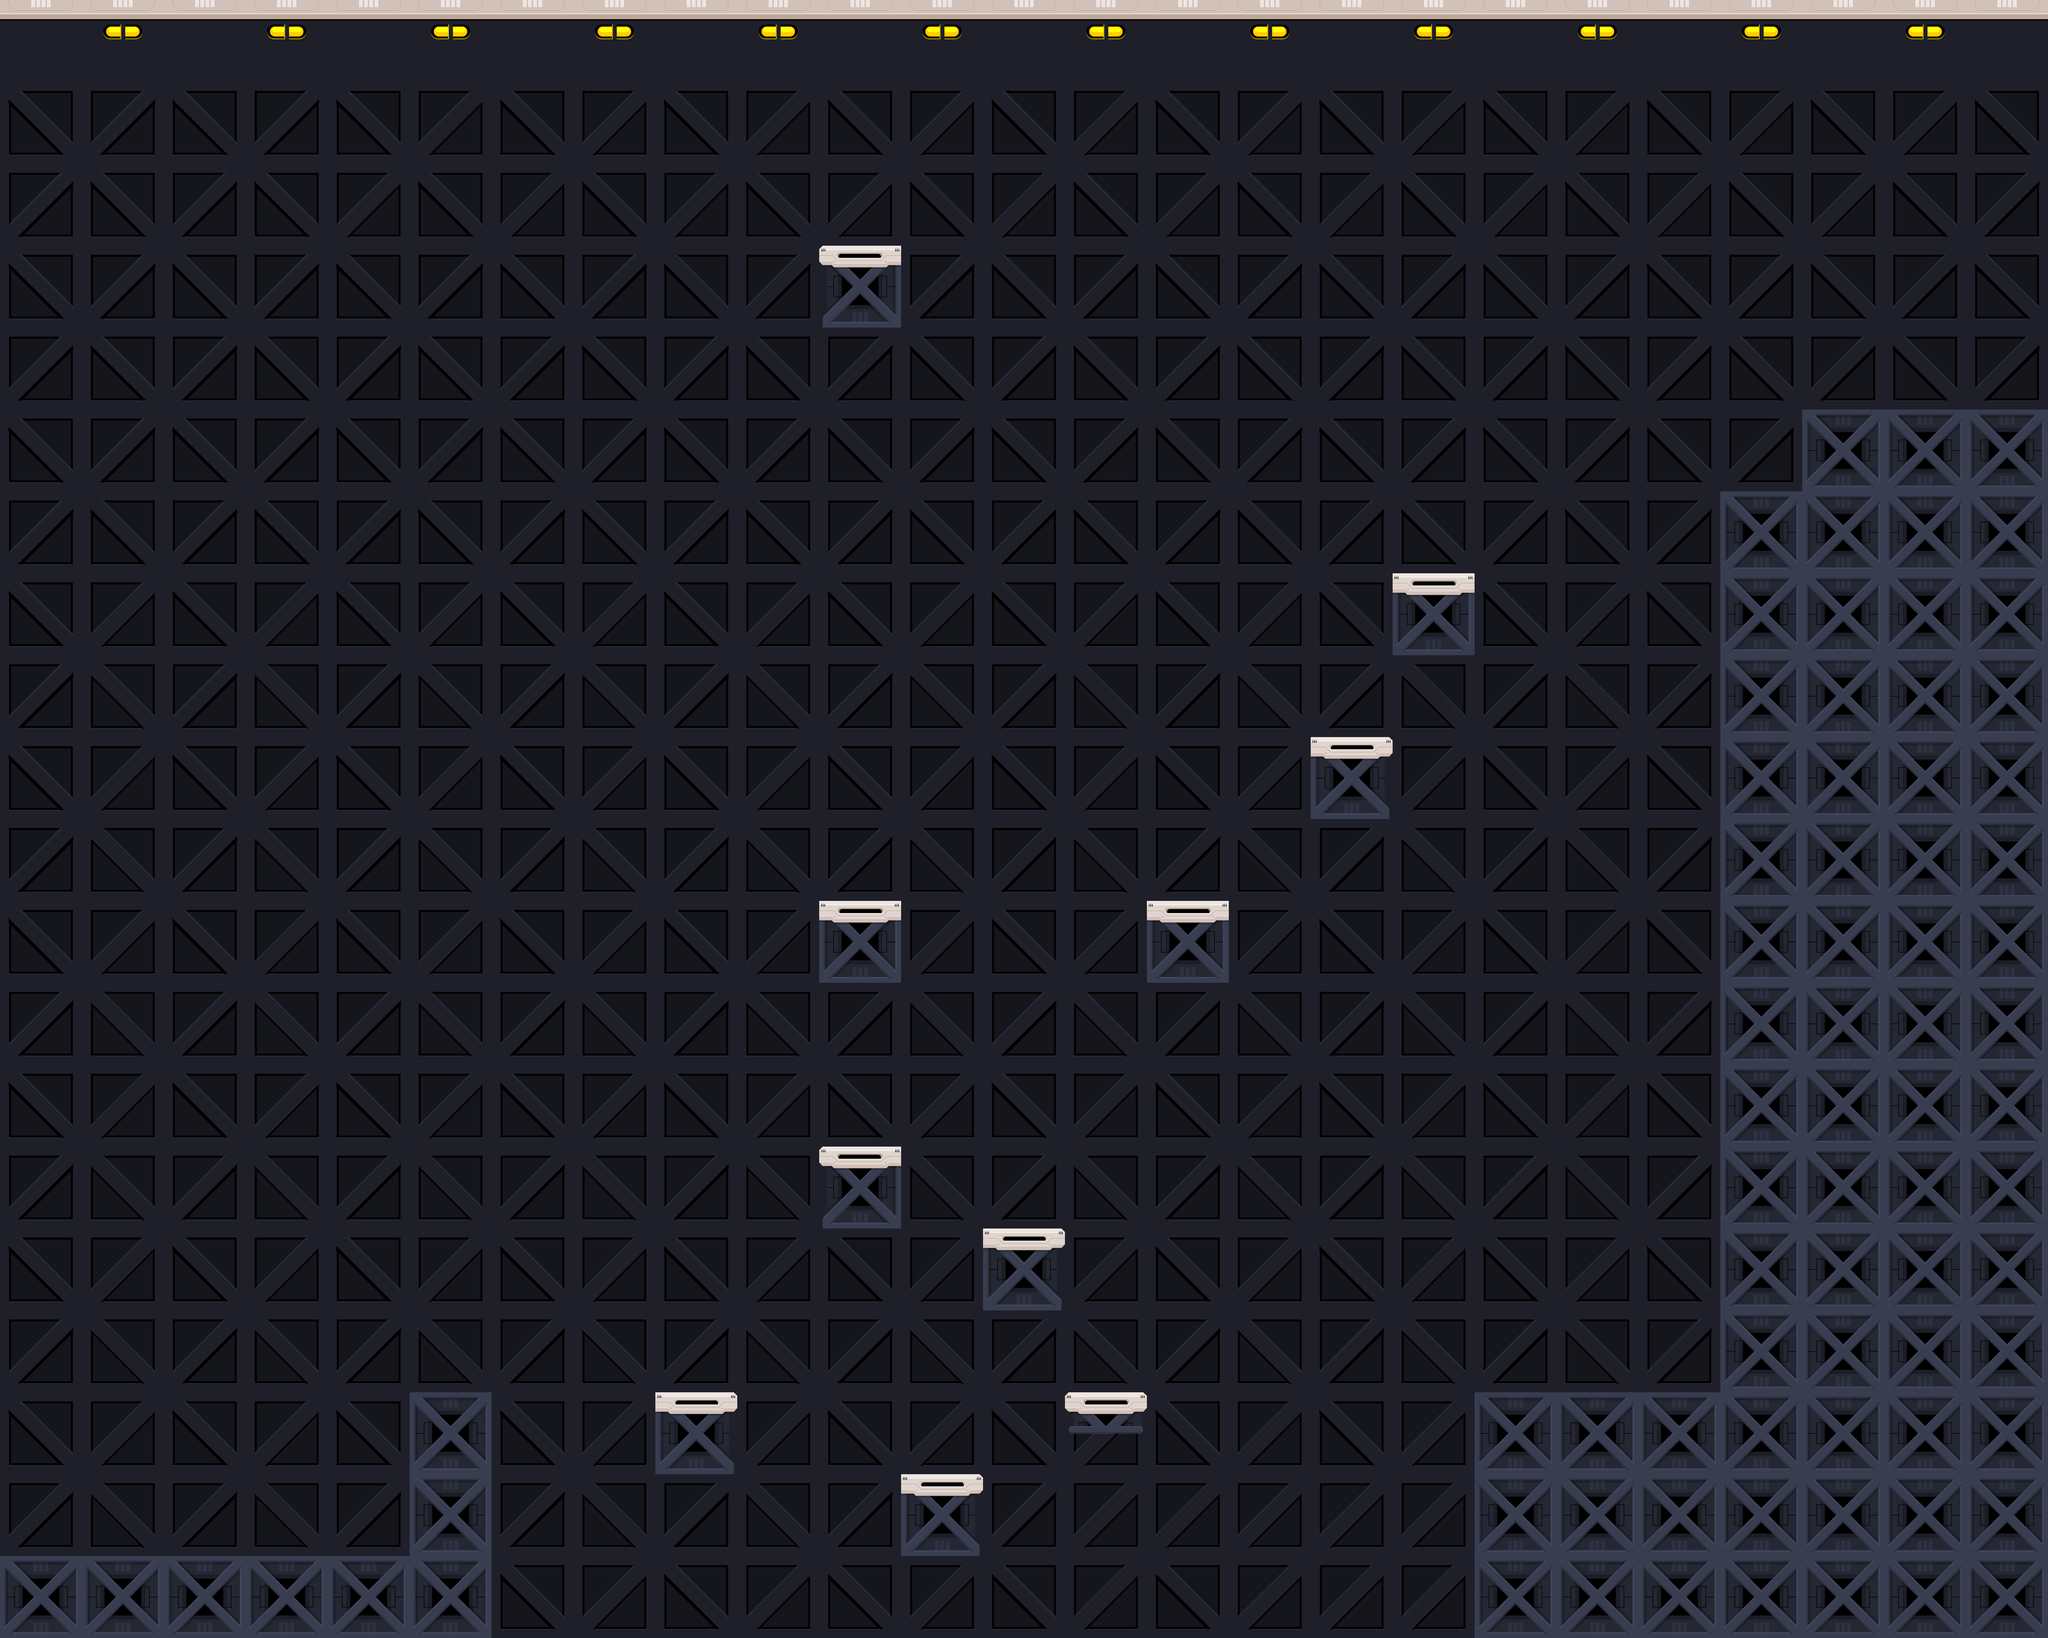

The image is a tile-based game level rendered from a .tmx file. Its description and complete source (layers, tilesets, objects, tile grids) follow:
An orthogonal 25x20 tile map with 256x256 px tiles, 2 tile layers (BackGround, Level_Tiles), 2 tilesets and 7 objects (2x Door, Timer, Top-Gun, Left-FastGun, Right-FastGun, ...).

<map version="1.9" tiledversion="1.9.2" orientation="orthogonal" renderorder="right-down" width="25" height="20" tilewidth="256" tileheight="256" infinite="0" nextlayerid="4" nextobjectid="32">
 <editorsettings>
  <export format="tmx" />
 </editorsettings>
 <tileset firstgid="1" source="Org_Tiles.tsx" />
 <tileset firstgid="37" source="Org_Objects.tsx" />
 <layer id="1" name="BackGround" width="25" height="20">
  <data encoding="csv">
4,3,4,3,4,3,4,3,4,3,4,3,4,3,4,3,4,3,4,3,4,3,4,3,4,
6,5,6,2147483654,6,8,6,8,6,8,6,8,6,8,6,8,6,8,6,8,6,8,6,8,6,
5,6,5,6,8,6,8,6,8,6,8,6,8,6,8,6,8,6,8,6,8,6,8,6,5,
6,2147483654,6,2147483654,6,2147483654,6,2147483654,6,2147483654,6,2147483654,6,2147483654,6,2147483654,6,2147483654,6,2147483654,6,2147483654,6,2147483654,6,
5,2147483653,5,2147483653,5,2147483653,5,2147483653,5,2147483653,5,2147483653,5,2147483653,5,2147483653,5,2147483653,5,2147483653,5,2147483653,5,2147483653,5,
6,2147483654,6,2147483654,6,2147483654,6,2147483654,6,2147483654,6,2147483654,6,2147483654,6,2147483654,6,2147483654,6,2147483654,6,2147483654,6,2147483654,6,
5,2147483653,5,2147483653,5,2147483653,5,2147483653,5,2147483653,5,2147483653,5,2147483653,5,2147483653,5,2147483653,5,2147483653,5,2147483653,5,2147483653,5,
6,8,6,8,6,8,6,8,6,8,6,8,6,8,6,8,6,8,6,8,6,8,6,8,6,
5,7,5,7,5,7,5,7,5,7,5,7,5,7,5,7,5,7,5,7,5,7,5,7,5,
6,8,6,8,6,8,6,8,6,8,6,8,6,8,6,8,6,8,6,8,6,8,6,8,6,
5,7,5,7,5,7,5,7,5,7,5,7,5,7,5,7,5,7,5,7,5,7,5,7,5,
6,8,6,8,6,8,6,8,6,8,6,8,6,8,6,8,6,8,6,8,6,8,6,8,6,
5,7,5,7,5,7,5,7,5,7,5,7,5,7,5,7,5,7,5,7,5,7,5,7,5,
6,8,6,8,6,8,6,8,6,8,6,8,6,8,6,8,6,8,6,8,6,8,6,8,6,
5,7,5,7,5,7,5,7,5,7,5,7,5,7,5,7,5,7,5,7,5,7,5,7,5,
6,8,6,8,6,8,6,8,6,8,6,8,6,8,6,8,6,8,6,8,6,8,6,8,6,
5,7,5,7,5,7,5,7,5,7,5,7,5,7,5,7,5,7,5,7,5,7,5,7,5,
6,8,6,8,6,8,6,8,6,8,6,8,6,8,6,8,6,8,6,8,6,8,6,8,6,
5,7,5,7,5,7,5,7,5,7,5,7,5,8,8,8,8,8,5,7,5,7,5,7,5,
6,8,6,8,6,8,6,8,6,8,6,8,6,8,6,8,8,8,6,8,6,8,6,8,6
</data>
 </layer>
 <layer id="2" name="Level_Tiles" width="25" height="20">
  <data encoding="csv">
0,0,0,0,0,0,0,0,0,0,0,0,0,0,0,0,0,0,0,0,0,0,0,0,0,
0,0,0,0,0,0,0,0,0,0,0,0,0,0,0,0,0,0,0,0,0,0,0,0,0,
0,0,0,0,0,0,0,0,0,0,0,0,0,0,0,0,0,0,0,0,0,0,0,0,0,
0,0,0,0,0,0,0,0,0,0,14,0,0,0,0,0,0,0,0,0,0,0,0,0,0,
0,0,0,0,0,0,0,0,0,0,0,0,0,0,0,0,0,0,0,0,0,0,0,0,0,
0,0,0,0,0,0,0,0,0,0,0,0,0,0,0,0,0,0,0,0,0,0,18,18,18,
0,0,0,0,0,0,0,0,0,0,0,0,0,0,0,0,0,0,0,0,0,18,18,18,18,
0,0,0,0,0,0,0,0,0,0,0,0,0,0,0,0,0,15,0,0,0,18,18,18,18,
0,0,0,0,0,0,0,0,0,0,0,0,0,0,0,0,0,0,0,0,0,18,18,18,18,
0,0,0,0,0,0,0,0,0,0,0,0,0,0,0,0,16,0,0,0,0,18,18,18,18,
0,0,0,0,0,0,0,0,0,0,0,0,0,0,0,0,0,0,0,0,0,18,18,18,18,
0,0,0,0,0,0,0,0,0,0,15,0,0,0,15,0,0,0,0,0,0,18,18,18,18,
0,0,0,0,0,0,0,0,0,0,0,0,0,0,0,0,0,0,0,0,0,18,18,18,18,
0,0,0,0,0,0,0,0,0,0,0,0,0,0,0,0,0,0,0,0,0,18,18,18,18,
0,0,0,0,0,0,0,0,0,0,14,0,0,0,0,0,0,0,0,0,0,18,18,18,18,
0,0,0,0,0,0,0,0,0,0,0,0,16,0,0,0,0,0,0,0,0,18,18,18,18,
0,0,0,0,0,0,0,0,0,0,0,0,0,0,0,0,0,0,0,0,0,18,18,18,18,
0,0,0,0,0,18,0,0,16,0,0,0,0,28,0,0,0,0,18,18,18,18,18,18,18,
0,0,0,0,0,18,0,0,0,0,0,16,0,0,0,0,0,0,18,18,18,18,18,18,18,
18,18,18,18,18,18,0,0,0,0,0,0,0,0,0,0,0,0,18,18,18,18,18,18,18
</data>
 </layer>
 <objectgroup id="3" name="Level_Objects">
  <object id="2" name="Start_Door" class="Door" gid="37" x="31.4062" y="4856.61" width="704" height="1064" />
  <object id="6" name="Finish_Door" class="Door" gid="39" x="5656.15" y="1390.76" width="721" height="1088" />
  <object id="21" name="Timer" gid="41" x="5342.23" y="1500.21" width="328" height="657" />
  <object id="26" name="Top-Gun" gid="69" x="2164.95" y="643.308" width="104" height="381" />
  <object id="29" name="Left-FastGun" gid="70" x="7.48662" y="2670.29" width="381" height="104" />
  <object id="30" name="Right-FastGun" gid="62" x="4982.88" y="2192.5" width="381" height="104" />
  <object id="31" name="Bottom-FastGun" gid="61" x="3464.54" y="4433.78" width="104" height="381" />
 </objectgroup>
</map>
